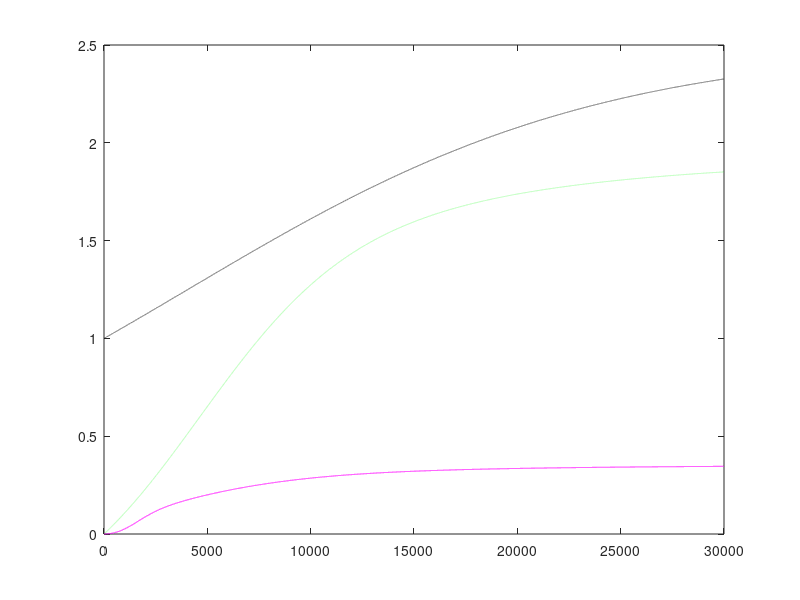

Here is the MATLAB script that generated this plot:
dt=0.01;Tmax=30000;
L=zeros(1,Tmax);L(1)=1;%LT-HSC
S=zeros(1,Tmax);S(1)=0;%ST-HSC
M=zeros(1,Tmax);M(1)=0;%MPP
p1=0.02;p2=0.06;p3=4.01;
d1=0.01;d2=0.05;d3=4;
Lmax=5;Smax=5;Mmax=5;
for T=1:Tmax-1
    L(T+1)=L(T)+dt*(p1*L(T)*(1-L(T)/Lmax)-d1*L(T));
    S(T+1)=S(T)+dt*(d1*L(T)+p2*S(T)*(1-S(T)/Smax)-d2*S(T));
    M(T+1)=M(T)+dt*(d2*S(T)+p3*M(T)*(1-M(T)/Mmax)-d3*M(T));
end
X=1:Tmax;
plot(X,L,'k--',X,S,'g:',X,M,'m');   %L破線(黒)，S点線(緑)，M実線(紫)でプロット
